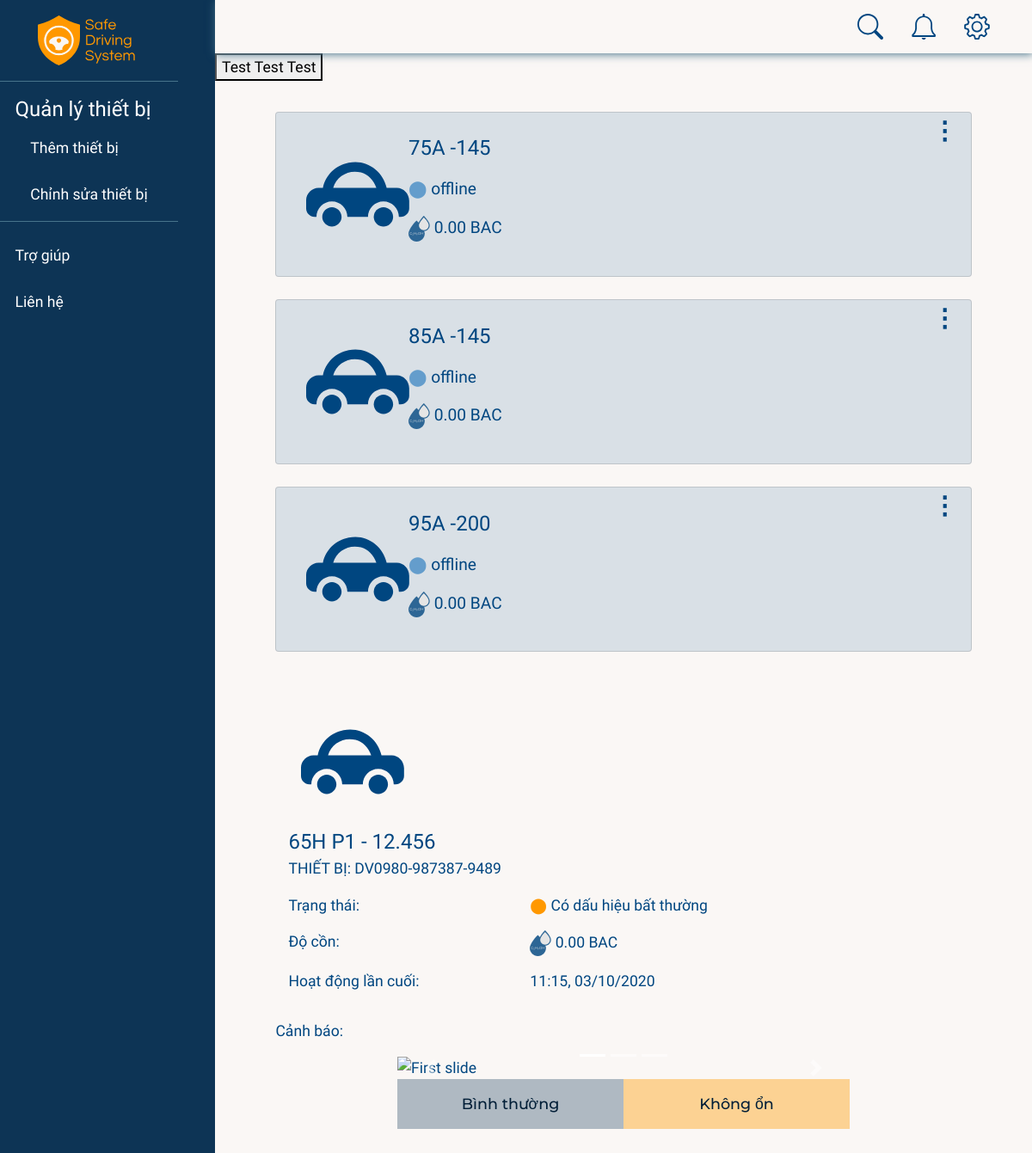
The app's page /home/ (signed in) with its own data.
### accounts/models.py (models this page shows, shortened)
class Car(models.Model):
    class Meta:
        constraints = [
            models.UniqueConstraint(fields=["licensePlate"], name="licensePlate"),
        ]
    name = models.CharField(max_length=50)
    licensePlate = models.CharField(max_length=20, null=True)
    boughtDate = models.DateTimeField(auto_now_add=True, null=True)
    company = models.ForeignKey(Company, null=True, on_delete=models.CASCADE)

class RaspDevice(models.Model):
    STATUS = (
        ("online", "online"),
        ("offline", "offline"),
    )
    name = models.CharField(max_length=50)
    car = models.OneToOneField(Car, null=True, on_delete=models.SET_NULL, blank=True)
    status = models.CharField(
        max_length=50, null=True, blank=True, choices=STATUS, default="offline"
    )
    ipaddress = models.CharField(max_length=50, null=True, blank=True)
    dateAdded = models.DateTimeField(auto_now_add=True)

### accounts/views.py (the view, shortened to what this page needs)
# urls.py: path("home/", views.home, name="home"),
@login_required(login_url="/")
def home(request):
    company = request.user.profile.company
    cars = Car.objects.filter(company=company)
    context = {"cars": cars}
    return render(request, "content.html", context)

### accounts/templates/content.html (shortened to what this page needs)
{% load static %}
<!DOCTYPE html>
<html lang="en" dir="ltr">
<head>
    <link rel="stylesheet" href="https://maxcdn.bootstrapcdn.com/bootstrap/4.0.0/css/bootstrap.min.css"
>
    <link rel="stylesheet" href="{% static '/css/main.css' %}" type="text/css">
    <link rel="stylesheet" href="{% static '/css/content.css' %}" type="text/css">
</head>
<body class="wrapper">
    <nav id="sidebar">
        <div class="sidebar-content">
            <div class="sidebar-header">
                <img src="{% static '/images/web/branch-yellow.svg' %}">
            </div>
            <ul class="list-unstyled components">
                <h4>Quản lý thiết bị</h4>
                <li class="active">
                    <a href="#" data-toggle="modal" data-target="#DeviceModal">Thêm thiết bị</a>
                </li>
                <li>
                    <a href="#pageSubmenu" data-toggle="collapse" aria-expanded="false" class="dropdown-toggle">Chỉnh
                        sửa thiết bị</a>
                </li>
            </ul>
            <ul class="list-unstyled">
                <li>
                    <a href="#">Trợ giúp</a>
                </li>
                <li>
                    <a href="#">Liên hệ</a>
                </li>
            </ul>
        </div>
    </nav>
    <div id="content">
        <nav class="navbar navbar-expand top-nav sticky-top d-flex">
            <div class=" justify-content-end">
                <ul class="navbar-nav">
                    <li class="nav-item">
                        <a class="nav-link" data-toggle="modal" data-target="#SearchModal" href="#">
                            <img src="{% static '/images/web/search-vector.svg' %}" alt="Tìm kiếm">
                        </a>
                    </li>
                    <li class="nav-item dropdown" id="dropdown-notification">
                        <a class="nav-link dropdown-toggle" data-toggle="dropdown" href="#" aria-haspopup="true"
                            aria-expanded="true">
                            <img src="{% static '/images/web/noti-vector.svg' %}" alt="Thông báo">
                        </a>
                    </li>
                    <li class="nav-item dropdown">
                        <a class="nav-link dropdown-toggle" data-toggle="dropdown" href="#">
                            <img src="{% static '/images/web/setting-vector.svg' %}" alt="Cài đặt">
                        </a>
                    </li>
                </ul>
            </div>
        </nav>
        <button id="dungquantam">Test Test Test</button>
        <div class="content-container">
            {% for car in cars %}
            <div class="card" id="{{ car.licensePlate }}">
                <div class="card-body row">
                    <div class="avt col-lg-2 col-3">
                        <img src="{% static '/images/web/car-image.svg' %}" alt="">
                    </div>
                    <div class="info col-lg-9 col-7">
                        <p class="license-plate">{{ car.licensePlate }}</p>
                        <p> <span
                            {% if car.raspdevice.status == 'offline' %}
                            class="deactive-circle"
                            {% else %}
                            class="active-circle"
                            {% endif %}>&#11044;
                            </span>
                            {{ car.raspdevice.status }}
                        </p>
                        <p> <img src="{% static '/images/web/alcohol-icon.svg' %}" alt=""> 0.00 BAC</p>
                    </div>
                    <div class="more col-lg-1 col-2 dropdown">
                        <a href="#" type="button" id="dropdownMenu-carxxx" data-toggle="dropdown" aria-haspopup="true"
                            aria-expanded="true">&#8942;</a>
                    </div>
                </div>
            </div>
            {% endfor %}
            <br>
            <div class="car-detail">
                <div class="avt col-lg-2 col-3">
                    <img src="{% static '/images/web/car-image.svg' %}" alt="">
                </div>
                <div class="info col-lg-10 col-9">
                    <p class="license-plate ">65H P1 - 12.456</p>
                    <p class="device-id">THIẾT BỊ: DV0980-987387-9489</p>
                    <div class="row">
                        <p class="col-5">Trạng thái: </p>
                        <p class="col-7"> <span class="warning-circle">&#11044;</span> Có dấu hiệu bất thường</p>
                    </div>
                    <div class="row">
                        <p class="col-5">Độ cồn: </p>
                        <p class="col-7"> <img src="{% static '/images/web/alcohol-icon.svg' %}" alt=""> 0.00 BAC</p>
                    </div>
                    <div class="row">
                        <p class="col-5">Hoạt động lần cuối: </p>
                        <p class="col-7">11:15, 03/10/2020</p>
                    </div>
                </div>
                <div class="clip-section d-flex flex-column justify-content-center">
                    <p class="component-title">Cảnh báo: </p>
                    <div class="embeded-clip-wrapper d-flex flex-column">
                        <div id="carouselExampleIndicators" class="carousel slide" data-ride="carousel">
                            <ol class="carousel-indicators">
                                <li data-target="#carouselExampleIndicators" data-slide-to="0" class="active"></li>
                                <li data-target="#carouselExampleIndicators" data-slide-to="1"></li>
                                <li data-target="#carouselExampleIndicators" data-slide-to="2"></li>
                            </ol>
                            <div class="carousel-inner">
                                <div class="carousel-item active">
                                    <img class="d-block w-100" src="{% static '/images/web/face-example-1.jpg' %}"
                                        alt="First slide">
                                </div>
                            </div>
                            <a class="carousel-control-prev" href="#carouselExampleIndicators" role="button"
                                data-slide="prev">
                                <span class="carousel-control-prev-icon" aria-hidden="true"></span>
                            </a>
                            <a class="carousel-control-next" href="#carouselExampleIndicators" role="button"
                                data-slide="next">
                                <span class="carousel-control-next-icon" aria-hidden="true"></span>
                            </a>
                        </div>
                        <div class="buttons d-flex flex-row justify-content-center flex-grow-1">
                            <a href="#" class="clip-btn light-blue-btn">Bình thường</a>
                            <a href="#" class="clip-btn light-yellow-btn">Không ổn</a>
                        </div>
                    </div>
                </div>
            </div>
        </div>
    </div>
</body>
</html>

### static/css/main.css (style rules this page uses)
:root { --bg-color: #FAF7F5; --navy: #004680; --dark-navy: #002A4D; --black-pearl: #001E37; --yellow: #FF9800; --selective-yellow: #FFB800; --amber: #FFBE0F; --vivid-orange: #EB5E0B; --green: #7BD96C; --red: #F15E5E; --cyan-blue: #649DCC; --font1: 'Montserrat', sans-serif; --font2: 'Questrial', sans-serif; --font3: 'Raleway', sans-serif; --video-ratio: calc(16 / 9); }
*, *::before, *::after { box-sizing: border-box; outline: none; }
body { margin: 0; padding: 0; background-color: var(--bg-color); font-family: var(--font2); font-size: 1.1rem; color: var(--navy); min-height: 100vh; }
.top-nav { padding: 0 2rem 0 2rem; margin: 0; }
.top-nav ul { display: flex; padding: 0; margin: 0; list-style: none; }
.top-nav .nav-item > a { color: inherit; font-family: var(--font1); font-weight: 500; font-size: 1.1rem; text-decoration: none; padding: 1.0rem; vertical-align: middle; cursor: pointer; }
.top-nav .nav-item img { margin: 0 0.5rem; }

### static/css/content.css (style rules this page uses)
.card { background-color: rgba(0, 70, 128, 0.13); margin-bottom: 1.5em; font-style: var(--font2); }
.card-body, .card-detail { font-size: 1.2rem; }
.card-body { display: flex; flex-direction: row; align-items: center; padding: 0 1rem 0 1.25rem; }
.license-plate { font-style: var(--font1); font-size: 1.5rem; }
.car-detail .license-plate { margin: 0; }
.warning-circle { color: var(--yellow); }
.deactive-circle { color: var(--cyan-blue); }
.card .avt { margin: 1.25rem 0; }
.card .info { align-items: center; margin: 1.25rem 0; }
.card .more { font-weight: bold; font-size: 1.8rem; text-align: right; align-self: flex-start; }
.more a { color: var(--navy); }
.clip-section { margin: 1rem auto 1rem; }
.carousel { justify-content: center; align-self: center; width: 65%; }
.clip-btn { color: inherit; padding: 1rem 1.5rem; text-decoration: none; font-family: var(--font1); font-weight: 500; border-width: 0; text-align: center; transition: 0.5s; width: 32.5%; color: var(--black-pearl); }
.light-blue-btn { background: rgba(0,42,77,0.3); }
.light-yellow-btn { background: rgba(255, 152, 0, 0.4); }
.buttons { justify-content: space-around; }
.dropdown-toggle::after { content: none; }
#dropdown-notification { position: relative; }
.wrapper { display: flex; width: 100%; align-items: stretch; }
#content { width: inherit; }
.navbar { display: block; background-color: var(--bg-color); box-shadow: 1px 1px 10px #47748b; }
.content-container { padding: 2em 4em; background: var(--bg-color); }
.sidebar-content { position: fixed; }
#sidebar { min-width: 250px; max-width: 250px; min-height: 100vh; background-color: rgba(0,42,77,0.95); color: white; }
#sidebar ul li { line-height: 10px; padding: 1em 1em; }
.sidebar-header img { margin: 0; padding: 1em 2.5em; width: 100%; border-bottom: 1px solid #47748b; }
#sidebar ul.components { padding: 1em 1em 0 1em ; border-bottom: 1px solid #47748b; }
#sidebar ul li a { color: white; font-size: 1em; display: block; padding-bottom: 0.5em; text-decoration: none; }

### records on screen
Car: licensePlate "75A -145", raspdevice.status "offline"
Car: licensePlate "85A -145", raspdevice.status "offline"
Car: licensePlate "95A -200", raspdevice.status "offline"
